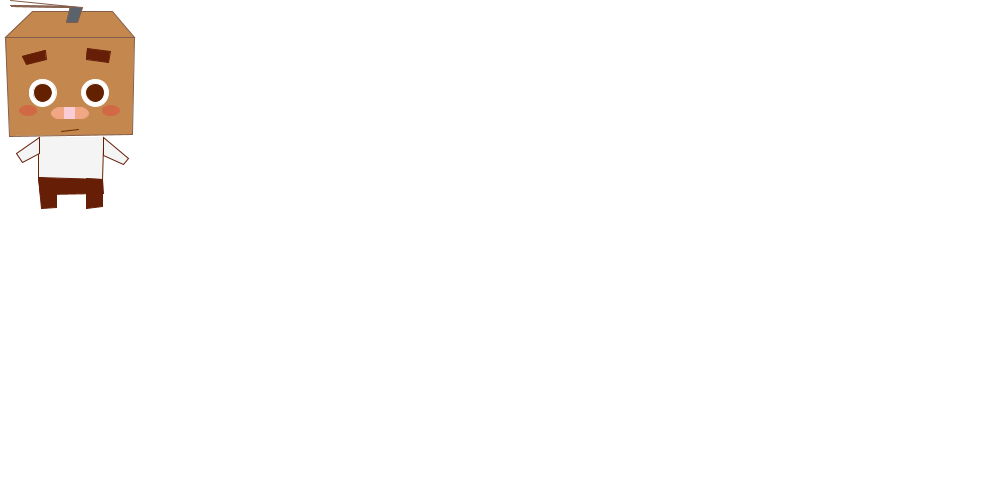
Frame 1 (no input)
Frame 60 (the mouse pressed at the canvas centre just before this capture): identical to frame 1, image omitted
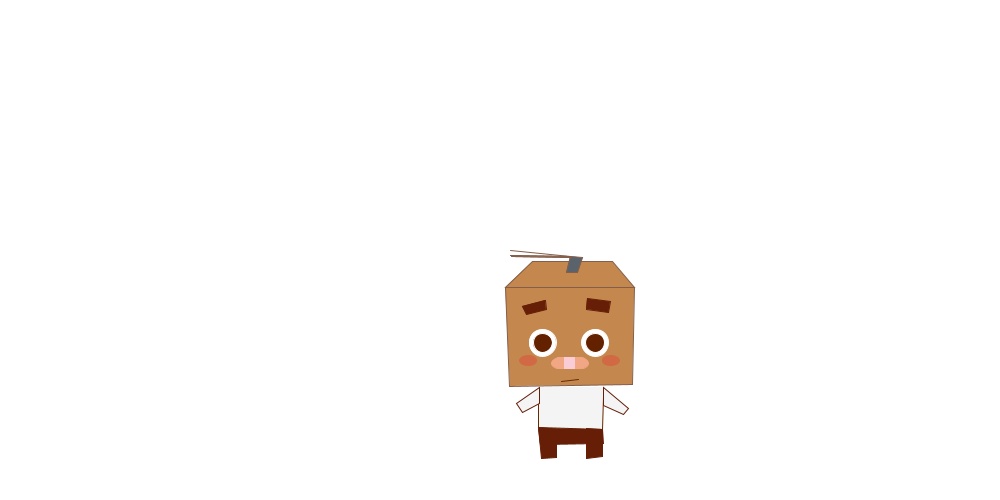
Frame 120 (the mouse held since frame 60 and released just before this capture)

The Processing sketch that drew these frames (run headless with seeded random() and noise(); from frame 60 on, the mouse is pressed at the canvas centre):

// Processing sketch: zxh2
// ── zxh2.pde


void setup() {
  size(1000, 500);  // Set the size of the window
}

void draw() {
  background(255,255,255);  // Draw a white background 

  // Set ellipses and rects to CENTER mode
  ellipseMode(CENTER);
  rectMode(CENTER); 
  

  
   // head
  stroke(132,94,74);
  fill(196,135,78);
  fill(196,135,78);
  quad(mouseX+5.2,mouseY+37.1,mouseX+134.2,mouseY+37.1,mouseX+132.2,mouseY+134.7,mouseX+9.8,mouseY+136);
  quad(mouseX+5.2,mouseY+37.1,mouseX+134.2,mouseY+37.1,mouseX+112,mouseY+11.1,mouseX+32.6,mouseY+11.1); 
 
  // hair
  stroke(132,94,74);
  fill(90,99,107);
  quad(mouseX+70,mouseY+6,mouseX+82.7,mouseY+7.7,mouseX+77.7,mouseY+22.7,mouseX+66,mouseY+22.7);
  line(mouseX+70,mouseY+6,pmouseX+10,pmouseY+5);
  line(mouseX+70.5,mouseY+6.5,pmouseX+10.5,pmouseY+5.5);
  line(mouseX+71,mouseY+7,pmouseX+11,pmouseY+6);
  line(mouseX+71.5,mouseY+7.5,pmouseX+11.5,pmouseY+6.5);
   line(mouseX+70,mouseY+6,pmouseX+10,pmouseY+0);
  
  // Eyes
  stroke(255,255,255);
  fill(255,255,255); 
  ellipse(mouseX+42.5, mouseY+92.8,27, 27); 
  ellipse(mouseX+95, mouseY+92.8,27, 27);
  fill(100,33,0); 
  ellipse(mouseX+42.5, mouseY+92.8,19, 19); 
  ellipse(mouseX+95, mouseY+92.8,19, 19);
  
  // Eyebrows
  stroke(102,30,7);
  fill(102,30,7);
  quad(mouseX+22,mouseY+56,mouseX+45,mouseY+50,mouseX+46,mouseY+59.5,mouseX+26.5,mouseY+64.5);
  quad(mouseX+87,mouseY+48.6,mouseX+110,mouseY+51.5,mouseX+108.5,mouseY+62.5,mouseX+86,mouseY+59); 

  // Cheek
  stroke(209,105,69);
  fill(209,105,69);
  ellipse(mouseX+28, mouseY+110.5,17, 10); 
  ellipse(mouseX+110.5, mouseY+110.5,17, 10);
  
  // Nose
  stroke(241,166,132);
  fill(241,166,132);
  ellipse(mouseX+70, mouseY+113,37, 15); 
  stroke(250,204,214);
  fill(250,204,214);
  quad(mouseX+64,mouseY+106,mouseX+74.5,mouseY+106,mouseX+74.5,mouseY+119.5,mouseX+64,mouseY+119.5);
  
  stroke(196,135,78);
  fill(196,135,78);
  quad(mouseX+52,mouseY+106,mouseX+86,mouseY+106,mouseX+68,mouseY+95.3,mouseX+68,mouseY+95.3); 
  quad(mouseX+52,mouseY+119.5,mouseX+86,mouseY+119.5,mouseX+68,mouseY+126,mouseX+68,mouseY+126); 
  
  //smlie
  stroke(103,42,0);
  line(mouseX+61.8, mouseY+131.8,mouseX+78.5,mouseY+129);

  
   //  body
  stroke(244,244,245);
  fill(244,244,245);
  quad(mouseX+38.5,mouseY+137,mouseX+103.3,mouseY+137,mouseX+102.7,mouseY+179.5,mouseX+38.5,mouseY+177.7); 
  stroke(103,42,0);
  line(mouseX+38.5,mouseY+147,mouseX+38.5,mouseY+177.7);
  line(mouseX+103.3,mouseY+147,mouseX+102.7,mouseY+179.5);

  // Legs
  stroke(102,30,7);
  fill(102,30,7);
  quad(mouseX+38.5,mouseY+177.7,mouseX+56.5,mouseY+179.5,pmouseX+56,pmouseY+207.5,pmouseX+41.5,pmouseY+208.5);
  quad(mouseX+40,mouseY+194.5,mouseX+103,mouseY+193.5,mouseX+102.7,mouseY+179.5,mouseX+38.5,mouseY+177.7); 
  quad(mouseX+86,mouseY+178.5,mouseX+102,mouseY+179.5,pmouseX+102,pmouseY+206.5,pmouseX+86,pmouseY+208.5);

//ARMS
  stroke(102,30,7);
  fill(244,244,245);
  quad(mouseX+39,mouseY+137,pmouseX+16,pmouseY+153.5,pmouseX+22,pmouseY+162.5,mouseX+39.5,mouseY+153.5);
  quad(mouseX+103.3,mouseY+137,pmouseX+128.5,pmouseY+158.5,pmouseX+123,pmouseY+164.5,mouseX+103.5,mouseY+155.5);


}
